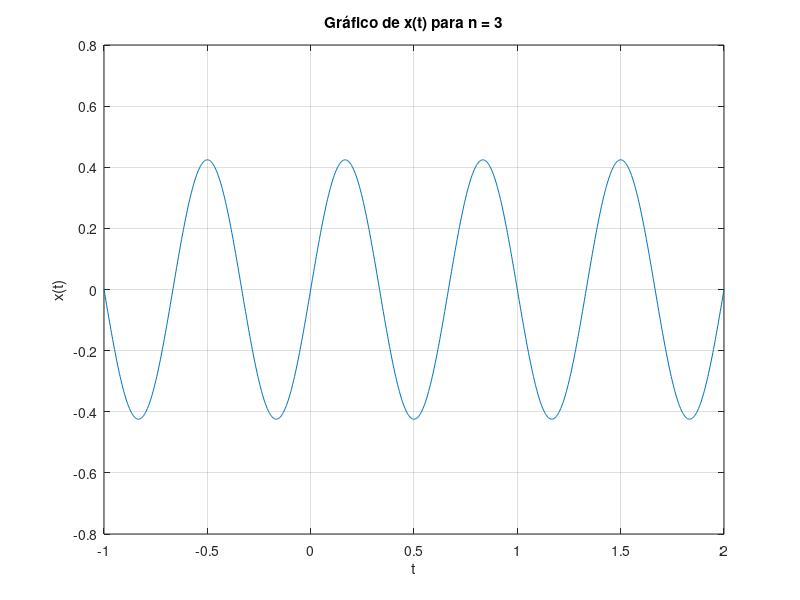
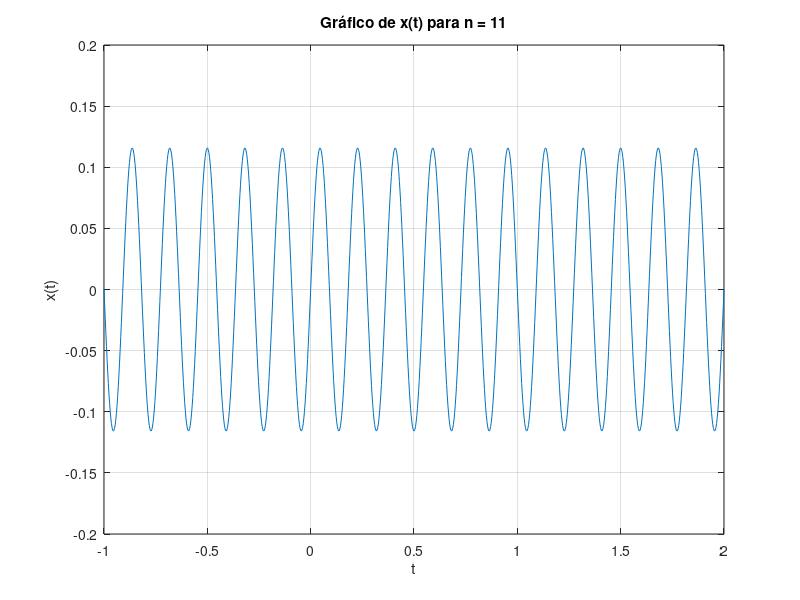
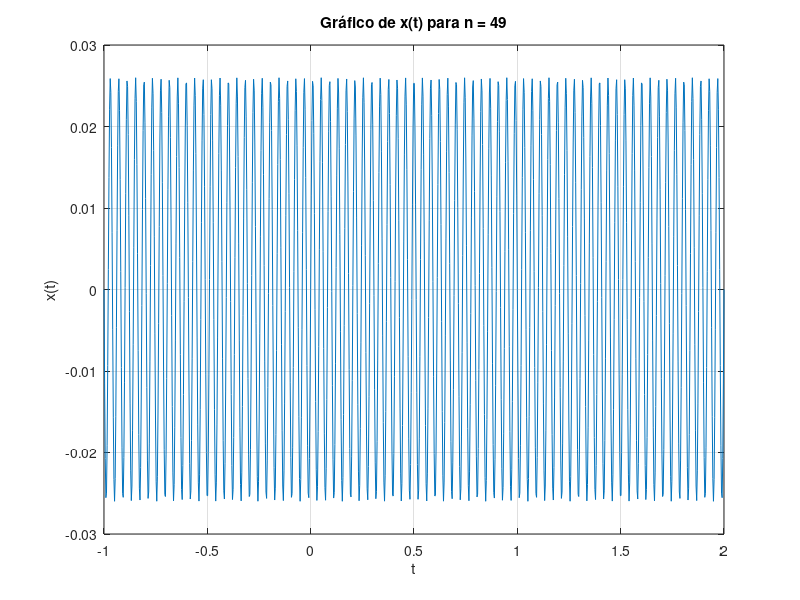

MATLAB code to generate these figures, in order:

clc;
n_valores = [3,11,49];
t = linspace(-1,2,1000);

for i = 1:length(n_valores)
  n = n_valores(i);
  xt =(2*(1-cos(9*n*pi))/(n*pi))*sin(n*pi*t);

  figure;
  plot(t,xt);
  title(['Gráfico de x(t) para n = ' num2str(n)]);
  xlabel('t');
  ylabel('x(t)');
  grid on;
  end
